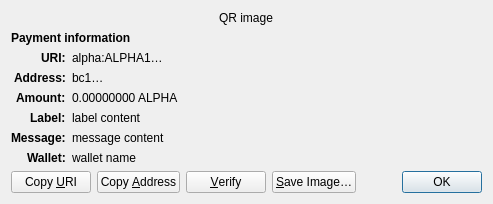
<?xml version="1.0" encoding="UTF-8"?>
<ui version="4.0">
 <class>ReceiveRequestDialog</class>
 <widget class="QDialog" name="ReceiveRequestDialog">
  <property name="geometry">
   <rect>
    <x>0</x>
    <y>0</y>
    <width>413</width>
    <height>229</height>
   </rect>
  </property>
  <property name="windowTitle">
   <string>Request payment to …</string>
  </property>
  <layout class="QGridLayout" name="gridLayout" columnstretch="0,1">
   <property name="sizeConstraint">
    <enum>QLayout::SetFixedSize</enum>
   </property>
   <item row="0" column="0" colspan="2" alignment="Qt::AlignHCenter">
    <widget class="QRImageWidget" name="qr_code">
     <property name="text">
      <string notr="true">QR image</string>
     </property>
     <property name="textInteractionFlags">
      <set>Qt::NoTextInteraction</set>
     </property>
    </widget>
   </item>
   <item row="1" column="0" colspan="2">
    <widget class="QLabel" name="payment_header">
     <property name="font">
      <font>
       <weight>75</weight>
       <bold>true</bold>
      </font>
     </property>
     <property name="text">
      <string>Payment information</string>
     </property>
     <property name="textInteractionFlags">
      <set>Qt::NoTextInteraction</set>
     </property>
    </widget>
   </item>
   <item row="2" column="0" alignment="Qt::AlignRight|Qt::AlignTop">
    <widget class="QLabel" name="uri_tag">
     <property name="font">
      <font>
       <weight>75</weight>
       <bold>true</bold>
      </font>
     </property>
     <property name="text">
      <string notr="true">URI:</string>
     </property>
     <property name="textFormat">
      <enum>Qt::PlainText</enum>
     </property>
     <property name="textInteractionFlags">
      <set>Qt::NoTextInteraction</set>
     </property>
    </widget>
   </item>
   <item row="2" column="1" alignment="Qt::AlignTop">
    <widget class="QLabel" name="uri_content">
     <property name="text">
      <string notr="true">alpha:ALPHA1…</string>
     </property>
     <property name="textFormat">
      <enum>Qt::RichText</enum>
     </property>
     <property name="wordWrap">
      <bool>true</bool>
     </property>
     <property name="textInteractionFlags">
      <set>Qt::TextSelectableByMouse</set>
     </property>
    </widget>
   </item>
   <item row="3" column="0" alignment="Qt::AlignRight|Qt::AlignTop">
    <widget class="QLabel" name="address_tag">
     <property name="font">
      <font>
       <weight>75</weight>
       <bold>true</bold>
      </font>
     </property>
     <property name="text">
      <string>Address:</string>
     </property>
     <property name="textInteractionFlags">
      <set>Qt::NoTextInteraction</set>
     </property>
    </widget>
   </item>
   <item row="3" column="1" alignment="Qt::AlignTop">
    <widget class="QLabel" name="address_content">
     <property name="text">
      <string notr="true">bc1…</string>
     </property>
     <property name="textFormat">
      <enum>Qt::PlainText</enum>
     </property>
     <property name="textInteractionFlags">
      <set>Qt::TextSelectableByMouse</set>
     </property>
    </widget>
   </item>
   <item row="4" column="0" alignment="Qt::AlignRight|Qt::AlignTop">
    <widget class="QLabel" name="amount_tag">
     <property name="font">
      <font>
       <weight>75</weight>
       <bold>true</bold>
      </font>
     </property>
     <property name="text">
      <string>Amount:</string>
     </property>
     <property name="textInteractionFlags">
      <set>Qt::NoTextInteraction</set>
     </property>
    </widget>
   </item>
   <item row="4" column="1" alignment="Qt::AlignTop">
    <widget class="QLabel" name="amount_content">
     <property name="text">
      <string notr="true">0.00000000 ALPHA</string>
     </property>
     <property name="textFormat">
      <enum>Qt::PlainText</enum>
     </property>
     <property name="textInteractionFlags">
      <set>Qt::TextSelectableByMouse</set>
     </property>
    </widget>
   </item>
   <item row="5" column="0" alignment="Qt::AlignRight|Qt::AlignTop">
    <widget class="QLabel" name="label_tag">
     <property name="font">
      <font>
       <weight>75</weight>
       <bold>true</bold>
      </font>
     </property>
     <property name="text">
      <string>Label:</string>
     </property>
     <property name="textInteractionFlags">
      <set>Qt::NoTextInteraction</set>
     </property>
    </widget>
   </item>
   <item row="5" column="1" alignment="Qt::AlignTop">
    <widget class="QLabel" name="label_content">
     <property name="text">
      <string notr="true">label content</string>
     </property>
     <property name="textFormat">
      <enum>Qt::PlainText</enum>
     </property>
     <property name="wordWrap">
      <bool>true</bool>
     </property>
     <property name="textInteractionFlags">
      <set>Qt::TextSelectableByMouse</set>
     </property>
    </widget>
   </item>
   <item row="6" column="0" alignment="Qt::AlignRight|Qt::AlignTop">
    <widget class="QLabel" name="message_tag">
     <property name="font">
      <font>
       <weight>75</weight>
       <bold>true</bold>
      </font>
     </property>
     <property name="text">
      <string>Message:</string>
     </property>
     <property name="textInteractionFlags">
      <set>Qt::NoTextInteraction</set>
     </property>
    </widget>
   </item>
   <item row="6" column="1" alignment="Qt::AlignTop">
    <widget class="QLabel" name="message_content">
     <property name="text">
      <string notr="true">message content</string>
     </property>
     <property name="textFormat">
      <enum>Qt::PlainText</enum>
     </property>
     <property name="wordWrap">
      <bool>true</bool>
     </property>
     <property name="textInteractionFlags">
      <set>Qt::TextSelectableByMouse</set>
     </property>
    </widget>
   </item>
   <item row="7" column="0" alignment="Qt::AlignRight|Qt::AlignTop">
    <widget class="QLabel" name="wallet_tag">
     <property name="font">
      <font>
       <weight>75</weight>
       <bold>true</bold>
      </font>
     </property>
     <property name="text">
      <string>Wallet:</string>
     </property>
     <property name="textInteractionFlags">
      <set>Qt::NoTextInteraction</set>
     </property>
    </widget>
   </item>
   <item row="7" column="1" alignment="Qt::AlignTop">
    <widget class="QLabel" name="wallet_content">
     <property name="text">
      <string notr="true">wallet name</string>
     </property>
     <property name="textFormat">
      <enum>Qt::PlainText</enum>
     </property>
     <property name="wordWrap">
      <bool>true</bool>
     </property>
     <property name="textInteractionFlags">
      <set>Qt::TextSelectableByMouse</set>
     </property>
    </widget>
   </item>
   <item row="8" column="0" colspan="2">
    <layout class="QHBoxLayout" name="horizontalLayout">
     <item>
      <widget class="QPushButton" name="btnCopyURI">
       <property name="text">
        <string>Copy &amp;URI</string>
       </property>
       <property name="autoDefault">
        <bool>false</bool>
       </property>
      </widget>
     </item>
     <item>
      <widget class="QPushButton" name="btnCopyAddress">
       <property name="text">
        <string>Copy &amp;Address</string>
       </property>
       <property name="autoDefault">
        <bool>false</bool>
       </property>
      </widget>
     </item>
     <item>
      <widget class="QPushButton" name="btnVerify">
       <property name="text">
        <string>&amp;Verify</string>
       </property>
       <property name="toolTip">
        <string>Verify this address on e.g. a hardware wallet screen</string>
       </property>
       <property name="autoDefault">
        <bool>false</bool>
       </property>
      </widget>
     </item>
     <item>
      <widget class="QPushButton" name="btnSaveAs">
       <property name="text">
        <string>&amp;Save Image…</string>
       </property>
       <property name="autoDefault">
        <bool>false</bool>
       </property>
      </widget>
     </item>
     <item>
      <spacer name="horizontalSpacer_2">
       <property name="orientation">
        <enum>Qt::Horizontal</enum>
       </property>
       <property name="sizeHint" stdset="0">
        <size>
         <width>40</width>
         <height>20</height>
        </size>
       </property>
      </spacer>
     </item>
     <item>
      <widget class="QDialogButtonBox" name="buttonBox">
       <property name="focusPolicy">
        <enum>Qt::StrongFocus</enum>
       </property>
       <property name="standardButtons">
        <set>QDialogButtonBox::Ok</set>
       </property>
      </widget>
     </item>
    </layout>
   </item>
  </layout>
 </widget>
 <customwidgets>
  <customwidget>
   <class>QRImageWidget</class>
   <extends>QLabel</extends>
   <header>qt/qrimagewidget.h</header>
  </customwidget>
 </customwidgets>
 <tabstops>
  <tabstop>buttonBox</tabstop>
  <tabstop>btnCopyURI</tabstop>
  <tabstop>btnCopyAddress</tabstop>
  <tabstop>btnSaveAs</tabstop>
 </tabstops>
 <resources/>
 <connections>
  <connection>
   <sender>buttonBox</sender>
   <signal>accepted()</signal>
   <receiver>ReceiveRequestDialog</receiver>
   <slot>accept()</slot>
   <hints>
    <hint type="sourcelabel">
     <x>135</x>
     <y>230</y>
    </hint>
    <hint type="destinationlabel">
     <x>135</x>
     <y>126</y>
    </hint>
   </hints>
  </connection>
 </connections>
</ui>
